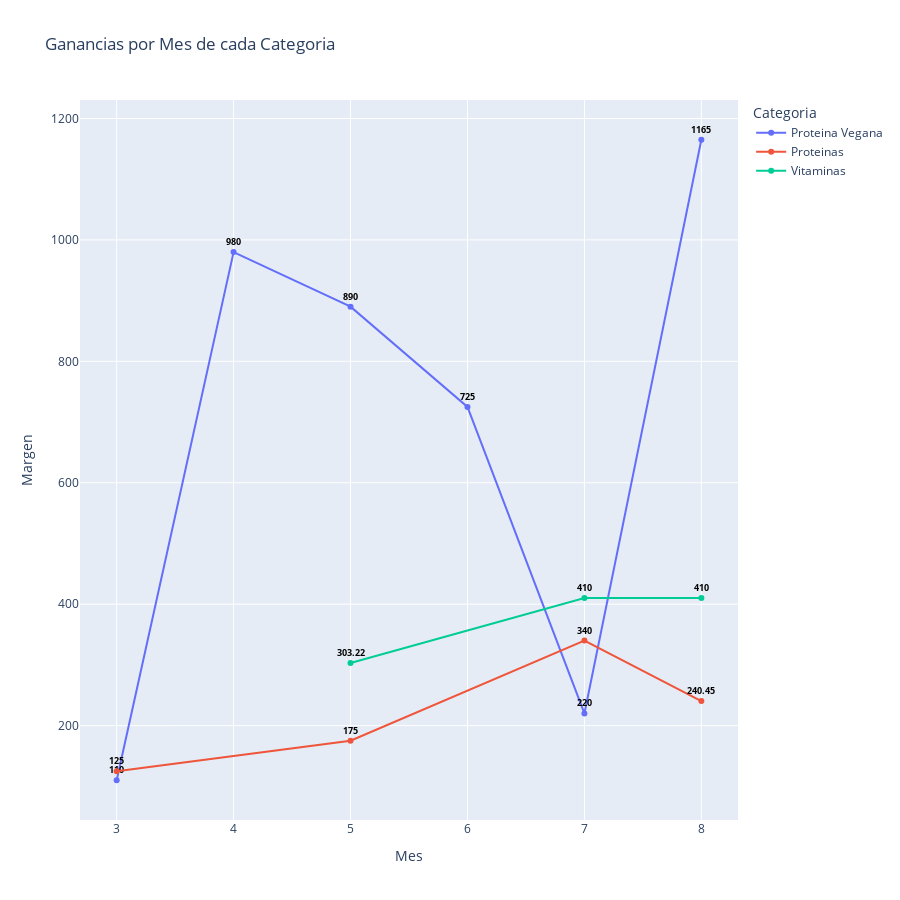

The notebook cell saved with this chart:
### Code cell
fig = px.line(dfVentasCategoriaMensual, x='Mes', y='Margen', color='Categoria',
              title="Ganancias por Mes de cada Categoria",text='Margen',height=900)
fig.update_traces(
    textposition="top center",
    textfont=dict(size=9, color="black",  weight="bold")
)
fig.show()

### Figure 1 — Plotly figure (JSON) as saved in the notebook; plotly's stock layout.template omitted (floating-point values rounded to 4 significant figures)
{"data": [{"hovertemplate": "Categoria=Proteina Vegana<br>Mes=%{x}<br>Margen=%{text}<extra></extra>", "legendgroup": "Proteina Vegana", "line": {"color": "#636efa", "dash": "solid"}, "marker": {"symbol": "circle"}, "mode": "lines+markers+text", "name": "Proteina Vegana", "orientation": "v", "showlegend": true, "text": [110.0, 980.0, 890.0, 725.0, 220.0, 1165.0], "textfont": {"color": "black", "size": 9, "weight": "bold"}, "textposition": "top center", "type": "scatter", "x": [3, 4, 5, 6, 7, 8], "xaxis": "x", "y": [110.0, 980.0, 890.0, 725.0, 220.0, 1165.0], "yaxis": "y"}, {"hovertemplate": "Categoria=Proteinas<br>Mes=%{x}<br>Margen=%{text}<extra></extra>", "legendgroup": "Proteinas", "line": {"color": "#EF553B", "dash": "solid"}, "marker": {"symbol": "circle"}, "mode": "lines+markers+text", "name": "Proteinas", "orientation": "v", "showlegend": true, "text": [125.0, 175.0, 340.0, 240.4], "textfont": {"color": "black", "size": 9, "weight": "bold"}, "textposition": "top center", "type": "scatter", "x": [3, 5, 7, 8], "xaxis": "x", "y": [125.0, 175.0, 340.0, 240.4], "yaxis": "y"}, {"hovertemplate": "Categoria=Vitaminas<br>Mes=%{x}<br>Margen=%{text}<extra></extra>", "legendgroup": "Vitaminas", "line": {"color": "#00cc96", "dash": "solid"}, "marker": {"symbol": "circle"}, "mode": "lines+markers+text", "name": "Vitaminas", "orientation": "v", "showlegend": true, "text": [303.2, 410.0, 410.0], "textfont": {"color": "black", "size": 9, "weight": "bold"}, "textposition": "top center", "type": "scatter", "x": [5, 7, 8], "xaxis": "x", "y": [303.2, 410.0, 410.0], "yaxis": "y"}], "layout": {"height": 900, "legend": {"title": {"text": "Categoria"}, "tracegroupgap": 0}, "title": {"text": "Ganancias por Mes de cada Categoria"}, "xaxis": {"anchor": "y", "domain": [0, 1], "title": {"text": "Mes"}}, "yaxis": {"anchor": "x", "domain": [0, 1], "title": {"text": "Margen"}}}}
